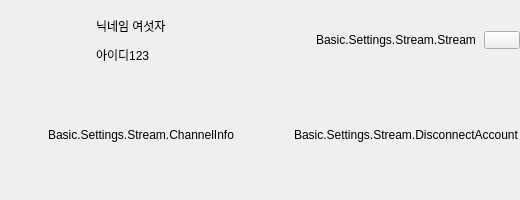
               <widget class="QWidget" name="widget_StreamAccountInfo" native="true">
                <property name="sizePolicy">
                 <sizepolicy hsizetype="Expanding" vsizetype="Expanding">
                  <horstretch>0</horstretch>
                  <verstretch>0</verstretch>
                 </sizepolicy>
                </property>
                <layout class="QVBoxLayout" name="verticalLayout_9">
                 <property name="spacing">
                  <number>30</number>
                 </property>
                 <property name="leftMargin">
                  <number>0</number>
                 </property>
                 <property name="topMargin">
                  <number>0</number>
                 </property>
                 <property name="rightMargin">
                  <number>0</number>
                 </property>
                 <property name="bottomMargin">
                  <number>0</number>
                 </property>
                 <item>
                  <widget class="QWidget" name="widget_AccountInfo" native="true">
                   <layout class="QHBoxLayout" name="horizontalLayout_19">
                    <property name="spacing">
                     <number>16</number>
                    </property>
                    <property name="leftMargin">
                     <number>0</number>
                    </property>
                    <property name="topMargin">
                     <number>0</number>
                    </property>
                    <property name="rightMargin">
                     <number>0</number>
                    </property>
                    <property name="bottomMargin">
                     <number>0</number>
                    </property>
                    <item>
                     <widget class="QWidget" name="widget_ProfilePicture" native="true">
                      <property name="minimumSize">
                       <size>
                        <width>80</width>
                        <height>80</height>
                       </size>
                      </property>
                      <property name="maximumSize">
                       <size>
                        <width>80</width>
                        <height>80</height>
                       </size>
                      </property>
                      <widget class="QLabel" name="label_ProfilePicture">
                       <property name="geometry">
                        <rect>
                         <x>0</x>
                         <y>0</y>
                         <width>80</width>
                         <height>80</height>
                        </rect>
                       </property>
                       <property name="minimumSize">
                        <size>
                         <width>80</width>
                         <height>80</height>
                        </size>
                       </property>
                       <property name="maximumSize">
                        <size>
                         <width>80</width>
                         <height>80</height>
                        </size>
                       </property>
                       <property name="text">
                        <string/>
                       </property>
                      </widget>
                      <widget class="QLabel" name="label_Platform">
                       <property name="geometry">
                        <rect>
                         <x>50</x>
                         <y>50</y>
                         <width>26</width>
                         <height>26</height>
                        </rect>
                       </property>
                       <property name="minimumSize">
                        <size>
                         <width>26</width>
                         <height>26</height>
                        </size>
                       </property>
                       <property name="maximumSize">
                        <size>
                         <width>26</width>
                         <height>26</height>
                        </size>
                       </property>
                       <property name="styleSheet">
                        <string notr="true"/>
                       </property>
                       <property name="text">
                        <string/>
                       </property>
                      </widget>
                     </widget>
                    </item>
                    <item>
                     <widget class="QWidget" name="widget_Id" native="true">
                      <property name="sizePolicy">
                       <sizepolicy hsizetype="Expanding" vsizetype="Preferred">
                        <horstretch>0</horstretch>
                        <verstretch>0</verstretch>
                       </sizepolicy>
                      </property>
                      <layout class="QVBoxLayout" name="verticalLayout_7">
                       <property name="spacing">
                        <number>8</number>
                       </property>
                       <property name="leftMargin">
                        <number>0</number>
                       </property>
                       <property name="topMargin">
                        <number>15</number>
                       </property>
                       <property name="rightMargin">
                        <number>0</number>
                       </property>
                       <property name="bottomMargin">
                        <number>15</number>
                       </property>
                       <item>
                        <widget class="AFQElidedSlideLabel" name="label_Nickname">
                         <property name="styleSheet">
                          <string notr="true"/>
                         </property>
                         <property name="text">
                          <string>닉네임 여섯자</string>
                         </property>
                        </widget>
                       </item>
                       <item>
                        <widget class="AFQElidedSlideLabel" name="label_IdNumber">
                         <property name="styleSheet">
                          <string notr="true"/>
                         </property>
                         <property name="text">
                          <string>아이디123</string>
                         </property>
                        </widget>
                       </item>
                      </layout>
                     </widget>
                    </item>
                    <item>
                     <widget class="QWidget" name="widget_Simulcast" native="true">
                      <layout class="QHBoxLayout" name="horizontalLayout_2">
                       <property name="spacing">
                        <number>8</number>
                       </property>
                       <property name="leftMargin">
                        <number>0</number>
                       </property>
                       <property name="topMargin">
                        <number>0</number>
                       </property>
                       <property name="rightMargin">
                        <number>0</number>
                       </property>
                       <property name="bottomMargin">
                        <number>0</number>
                       </property>
                       <item>
                        <widget class="QLabel" name="label_Simulcast">
                         <property name="minimumSize">
                          <size>
                           <width>0</width>
                           <height>26</height>
                          </size>
                         </property>
                         <property name="maximumSize">
                          <size>
                           <width>16777215</width>
                           <height>26</height>
                          </size>
                         </property>
                         <property name="text">
                          <string>Basic.Settings.Stream.Stream</string>
                         </property>
                        </widget>
                       </item>
                       <item>
                        <widget class="AFQToggleButton" name="pushButton_ToggleSimulcast">
                         <property name="minimumSize">
                          <size>
                           <width>36</width>
                           <height>18</height>
                          </size>
                         </property>
                         <property name="maximumSize">
                          <size>
                           <width>36</width>
                           <height>18</height>
                          </size>
                         </property>
                         <property name="text">
                          <string/>
                         </property>
                        </widget>
                       </item>
                      </layout>
                     </widget>
                    </item>
                   </layout>
                  </widget>
                 </item>
                 <item>
                  <widget class="QWidget" name="widget_AccountButtons" native="true">
                   <layout class="QHBoxLayout" name="horizontalLayout_3">
                    <property name="spacing">
                     <number>10</number>
                    </property>
                    <property name="leftMargin">
                     <number>0</number>
                    </property>
                    <property name="topMargin">
                     <number>0</number>
                    </property>
                    <property name="rightMargin">
                     <number>0</number>
                    </property>
                    <property name="bottomMargin">
                     <number>0</number>
                    </property>
                    <item>
                     <widget class="AFQHoverWidget" name="widget_ChannelInfo" native="true">
                      <property name="sizePolicy">
                       <sizepolicy hsizetype="Fixed" vsizetype="Preferred">
                        <horstretch>0</horstretch>
                        <verstretch>0</verstretch>
                       </sizepolicy>
                      </property>
                      <property name="minimumSize">
                       <size>
                        <width>255</width>
                        <height>50</height>
                       </size>
                      </property>
                      <property name="maximumSize">
                       <size>
                        <width>255</width>
                        <height>50</height>
                       </size>
                      </property>
                      <property name="widgetType" stdset="0">
                       <string>settingHoverWidget</string>
                      </property>
                      <layout class="QHBoxLayout" name="horizontalLayout_5">
                       <property name="spacing">
                        <number>10</number>
                       </property>
                       <property name="leftMargin">
                        <number>0</number>
                       </property>
                       <property name="topMargin">
                        <number>0</number>
                       </property>
                       <property name="rightMargin">
                        <number>0</number>
                       </property>
                       <property name="bottomMargin">
                        <number>0</number>
                       </property>
                       <item>
                        <spacer name="horizontalSpacer_3">
                         <property name="orientation">
                          <enum>Qt::Horizontal</enum>
                         </property>
                         <property name="sizeHint" stdset="0">
                          <size>
                           <width>40</width>
                           <height>20</height>
                          </size>
                         </property>
                        </spacer>
                       </item>
                       <item alignment="Qt::AlignHCenter|Qt::AlignVCenter">
                        <widget class="QLabel" name="label_ChannelInfoIcon">
                         <property name="sizePolicy">
                          <sizepolicy hsizetype="Fixed" vsizetype="Fixed">
                           <horstretch>0</horstretch>
                           <verstretch>0</verstretch>
                          </sizepolicy>
                         </property>
                         <property name="minimumSize">
                          <size>
                           <width>18</width>
                           <height>18</height>
                          </size>
                         </property>
                         <property name="maximumSize">
                          <size>
                           <width>18</width>
                           <height>18</height>
                          </size>
                         </property>
                         <property name="text">
                          <string/>
                         </property>
                        </widget>
                       </item>
                       <item>
                        <widget class="QLabel" name="label_ChannelInfoText">
                         <property name="text">
                          <string>Basic.Settings.Stream.ChannelInfo</string>
                         </property>
                        </widget>
                       </item>
                       <item>
                        <spacer name="horizontalSpacer_4">
                         <property name="orientation">
                          <enum>Qt::Horizontal</enum>
                         </property>
                         <property name="sizeHint" stdset="0">
                          <size>
                           <width>40</width>
                           <height>20</height>
                          </size>
                         </property>
                        </spacer>
                       </item>
                      </layout>
                     </widget>
                    </item>
                    <item>
                     <widget class="AFQHoverWidget" name="widget_DisconnectChannel" native="true">
                      <property name="sizePolicy">
                       <sizepolicy hsizetype="Fixed" vsizetype="Fixed">
                        <horstretch>0</horstretch>
                        <verstretch>0</verstretch>
                       </sizepolicy>
                      </property>
                      <property name="minimumSize">
                       <size>
                        <width>255</width>
                        <height>50</height>
                       </size>
                      </property>
                      <property name="maximumSize">
                       <size>
                        <width>255</width>
                        <height>50</height>
                       </size>
                      </property>
                      <property name="widgetType" stdset="0">
                       <string>settingHoverWidget</string>
                      </property>
                      <layout class="QHBoxLayout" name="horizontalLayout_6">
                       <property name="spacing">
                        <number>10</number>
                       </property>
                       <property name="leftMargin">
                        <number>0</number>
                       </property>
                       <property name="topMargin">
                        <number>0</number>
                       </property>
                       <property name="rightMargin">
                        <number>0</number>
                       </property>
                       <property name="bottomMargin">
                        <number>0</number>
                       </property>
                       <item>
                        <spacer name="horizontalSpacer_5">
                         <property name="orientation">
                          <enum>Qt::Horizontal</enum>
                         </property>
                         <property name="sizeHint" stdset="0">
                          <size>
                           <width>40</width>
                           <height>20</height>
                          </size>
                         </property>
                        </spacer>
                       </item>
                       <item>
                        <widget class="QLabel" name="label_DisconnectChannelIcon">
                         <property name="sizePolicy">
                          <sizepolicy hsizetype="Fixed" vsizetype="Fixed">
                           <horstretch>0</horstretch>
                           <verstretch>0</verstretch>
                          </sizepolicy>
                         </property>
                         <property name="minimumSize">
                          <size>
                           <width>18</width>
                           <height>18</height>
                          </size>
                         </property>
                         <property name="maximumSize">
                          <size>
                           <width>18</width>
                           <height>18</height>
                          </size>
                         </property>
                         <property name="text">
                          <string/>
                         </property>
                        </widget>
                       </item>
                       <item>
                        <widget class="QLabel" name="label_DisconnectChannelText">
                         <property name="text">
                          <string>Basic.Settings.Stream.DisconnectAccount</string>
                         </property>
                        </widget>
                       </item>
                       <item>
                        <spacer name="horizontalSpacer_6">
                         <property name="orientation">
                          <enum>Qt::Horizontal</enum>
                         </property>
                         <property name="sizeHint" stdset="0">
                          <size>
                           <width>40</width>
                           <height>20</height>
                          </size>
                         </property>
                        </spacer>
                       </item>
                      </layout>
                     </widget>
                    </item>
                   </layout>
                  </widget>
                 </item>
                 <item>
                  <spacer name="verticalSpacer_3">
                   <property name="orientation">
                    <enum>Qt::Vertical</enum>
                   </property>
                   <property name="sizeHint" stdset="0">
                    <size>
                     <width>20</width>
                     <height>40</height>
                    </size>
                   </property>
                  </spacer>
                 </item>
                </layout>
               </widget>
